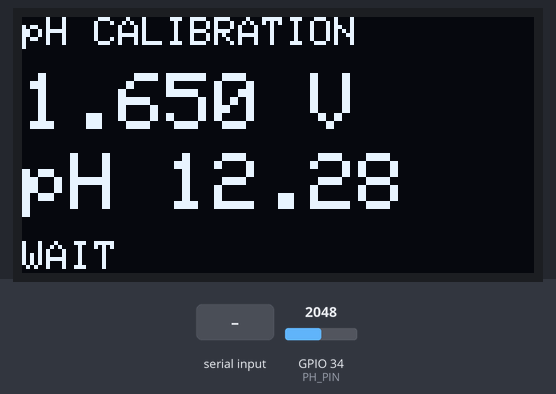
This sketch was run on a simulated ESP32. Parts: 128×64 one-colour display. The inputs (shaded band) are chosen by the test bench; at power-on: GPIO 34 (PH_PIN) = 2048 (analog values on the 0–4095 scale). EEPROM starts erased; what the sketch prints to the serial monitor is not drawn.

Above: at 1.5 s.
1.6 s: GPIO 34 (PH_PIN) set to 0
At 2.8 s:
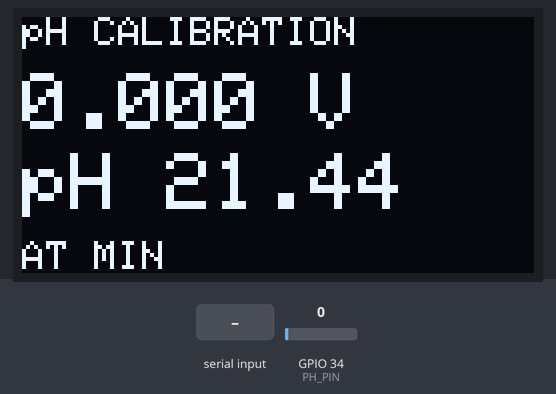
3.7 s: GPIO 34 (PH_PIN) set to 3
At 5.3 s:
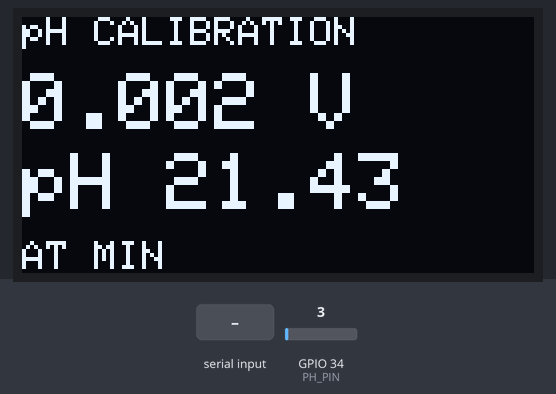
5.8 s: GPIO 34 (PH_PIN) set to 179
At 6.8 s:
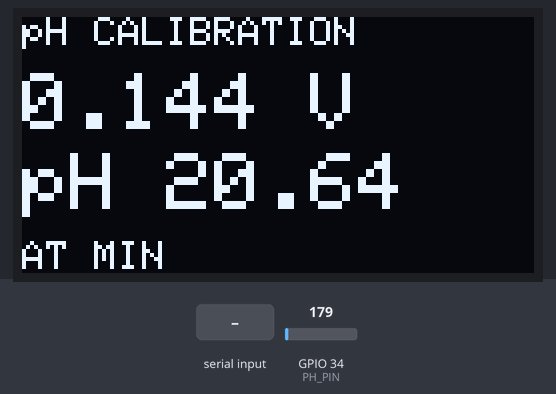
7.9 s: GPIO 34 (PH_PIN) set to 216
At 9.3 s:
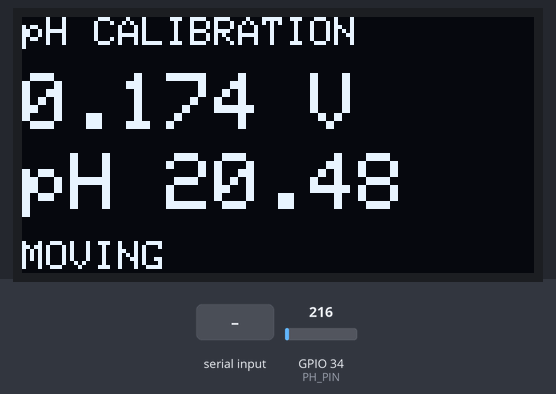
10.0 s: "5\n" received over Serial
At 11.4 s:
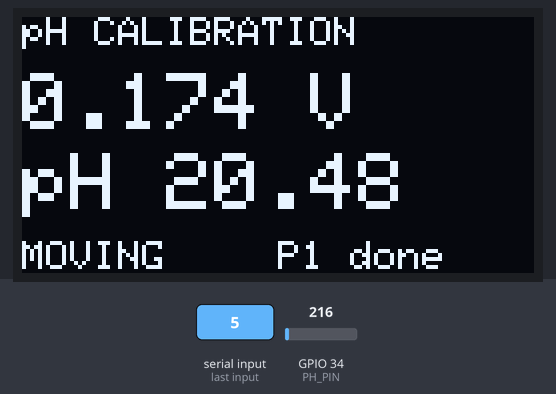
13.1 s: "r\n" received over Serial
At 13.9 s:
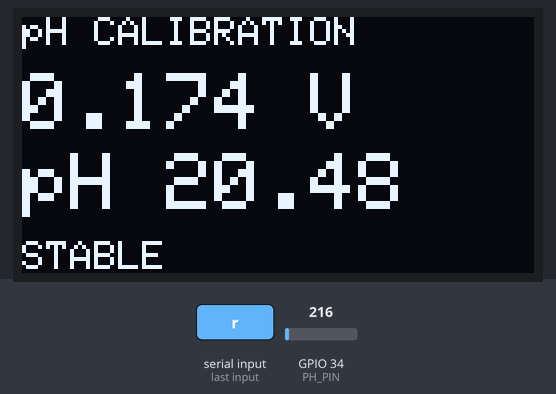
Timing chart, 0 to 16.1 s (numbered marks = the images above; inputs shaded):
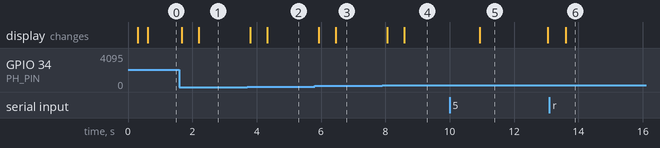

The sketch:

calibration.ino
```cpp
/*
 * ARCCANUM - pH calibration tool (ESP32-WROOM-32E)
 *
 * Upload this to the TRANSMITTER board (same wiring: pH amplifier PO -> GPIO 34,
 * OLED on SDA 21 / SCL 22). It shows the live probe voltage and pH on the
 * Serial Monitor and the OLED, and walks you through a two-point calibration.
 * The result is saved in the ESP32's flash memory; the transmitter sketch loads
 * it automatically, so no code needs to be edited afterwards.
 *
 * Serial Monitor: 115200 baud, line ending "Newline" (or "Both NL & CR").
 *
 * Commands (type and press Enter):
 *   7         probe is in pH 7.00 buffer (or BNC shorted) -> save point 1
 *   4 / 10    probe is in pH 4.00 / 10.00 buffer        -> save point 2
 *             (any buffer value works, e.g. 6.86 or 9.18)
 *   s         show the saved calibration
 *   r         erase the saved calibration (back to defaults)
 *
 * Library: Adafruit SSD1306 (the OLED is optional; the tool also works without it)
 */

#include <Wire.h>
#include <Preferences.h>
#include <Adafruit_GFX.h>
#include <Adafruit_SSD1306.h>

#define PH_PIN     34
#define I2C_SDA    21
#define I2C_SCL    22
#define OLED_ADDRESS 0x3C

// Defaults, used until a calibration is saved (same as the transmitter)
const float DEFAULT_PH_1 = 7.00;
const float DEFAULT_V_1  = 2.600;
const float DEFAULT_PH_2 = 10.00;
const float DEFAULT_V_2  = 2.060;

// The ESP32 cannot measure outside roughly 0.14 V - 3.13 V
const float ADC_MIN_V = 0.16;
const float ADC_MAX_V = 3.10;

// Readings must stay within this range (volts) over the last few seconds
// before they count as stable
const float STABLE_RANGE_V = 0.010;
const int   HISTORY = 10;             // readings kept for the stability check

Adafruit_SSD1306 display(128, 64, &Wire, -1);
Preferences prefs;
bool displayOk = false;

float calPh1, calV1, calPh2, calV2;
bool calSaved = false;

// Point 1 captured in this session, waiting for point 2
bool havePoint1 = false;
float newPh1, newV1;

float history[HISTORY];
int historyCount = 0, historyIndex = 0;

// ---------------------------------------------------------------------------
float readVoltage() {
  // 40 samples, drop the 5 lowest and 5 highest, average the rest
  const int N = 40, DROP = 5;
  uint32_t s[N];
  for (int i = 0; i < N; i++) {
    s[i] = analogReadMilliVolts(PH_PIN);
    delay(5);
  }
  for (int i = 1; i < N; i++) {             // insertion sort
    uint32_t v = s[i];
    int j = i - 1;
    while (j >= 0 && s[j] > v) { s[j + 1] = s[j]; j--; }
    s[j + 1] = v;
  }
  uint32_t sum = 0;
  for (int i = DROP; i < N - DROP; i++) sum += s[i];
  return sum / float(N - 2 * DROP) / 1000.0;
}

float voltageToPh(float v) {
  float slope = (calPh2 - calPh1) / (calV2 - calV1);
  return calPh1 + (v - calV1) * slope;
}

void addHistory(float v) {
  history[historyIndex] = v;
  historyIndex = (historyIndex + 1) % HISTORY;
  if (historyCount < HISTORY) historyCount++;
}

// Spread (max - min) of the recent readings, or -1 if not enough yet
float recentSpread() {
  if (historyCount < HISTORY) return -1;
  float lo = history[0], hi = history[0];
  for (int i = 1; i < HISTORY; i++) {
    lo = min(lo, history[i]);
    hi = max(hi, history[i]);
  }
  return hi - lo;
}

const char *signalState(float v, float spread) {
  if (v >= ADC_MAX_V) return "AT MAX";
  if (v <= ADC_MIN_V) return "AT MIN";
  if (spread < 0) return "WAIT";
  if (spread <= STABLE_RANGE_V) return "STABLE";
  return "MOVING";
}

// ---------------------------------------------------------------------------
void loadCalibration() {
  prefs.begin("phcal", true);
  calSaved = prefs.getBool("valid", false);
  calPh1 = prefs.getFloat("ph1", DEFAULT_PH_1);
  calV1  = prefs.getFloat("v1",  DEFAULT_V_1);
  calPh2 = prefs.getFloat("ph2", DEFAULT_PH_2);
  calV2  = prefs.getFloat("v2",  DEFAULT_V_2);
  prefs.end();
  if (!calSaved) {
    calPh1 = DEFAULT_PH_1; calV1 = DEFAULT_V_1;
    calPh2 = DEFAULT_PH_2; calV2 = DEFAULT_V_2;
  }
}

void saveCalibration(float ph1, float v1, float ph2, float v2) {
  prefs.begin("phcal", false);
  prefs.putFloat("ph1", ph1);
  prefs.putFloat("v1", v1);
  prefs.putFloat("ph2", ph2);
  prefs.putFloat("v2", v2);
  prefs.putBool("valid", true);
  prefs.end();
  loadCalibration();
}

void printCalibration() {
  float slopeMv = (calV2 - calV1) / (calPh2 - calPh1) * 1000.0;
  Serial.println();
  Serial.println(calSaved ? "Saved calibration:" : "No calibration saved, using defaults:");
  Serial.printf("  pH %.2f = %.3f V\n", calPh1, calV1);
  Serial.printf("  pH %.2f = %.3f V\n", calPh2, calV2);
  Serial.printf("  slope: %.1f mV per pH unit\n", slopeMv);
  Serial.println("  Same values as code lines (only needed if you don't use saved memory):");
  Serial.printf("    const float CAL_PH_1      = %.2f;\n", calPh1);
  Serial.printf("    const float CAL_VOLTAGE_1 = %.3f;\n", calV1);
  Serial.printf("    const float CAL_PH_2      = %.2f;\n", calPh2);
  Serial.printf("    const float CAL_VOLTAGE_2 = %.3f;\n", calV2);
  Serial.println();
}

void printHelp() {
  Serial.println();
  Serial.println("=== pH CALIBRATION ===");
  Serial.println("1. Put the probe in pH 7.00 buffer (or short the BNC socket),");
  Serial.println("   wait until the line says STABLE, then type 7 and press Enter.");
  Serial.println("2. Rinse the probe, put it in the second buffer (pH 4.00 or 10.00),");
  Serial.println("   wait for STABLE, then type 4 or 10 and press Enter.");
  Serial.println("Other commands: s = show calibration, r = reset to defaults");
  Serial.println();
}

// Captures the current voltage for the given buffer pH
void capturePoint(float bufferPh) {
  // Fresh reading, independent of the display loop
  float v = readVoltage();
  float spread = recentSpread();

  if (v >= ADC_MAX_V || v <= ADC_MIN_V) {
    Serial.printf(">> NOT saved: voltage %.3f V is at the ESP32's limit.\n", v);
    Serial.println("   The probe signal is out of range. Check that the probe is in the");
    Serial.println("   liquid, the cap is off, and the plug is locked on the BNC socket.");
    return;
  }
  if (spread < 0 || spread > STABLE_RANGE_V) {
    Serial.println(">> Warning: reading is still moving. For best results wait for STABLE.");
  }

  if (!havePoint1) {
    newPh1 = bufferPh;
    newV1 = v;
    havePoint1 = true;
    Serial.printf(">> Point 1 saved: pH %.2f = %.3f V\n", bufferPh, v);
    Serial.println("   Rinse the probe, put it in the second buffer, wait for STABLE,");
    Serial.println("   then type that buffer's pH (e.g. 4 or 10) and press Enter.");
    return;
  }

  if (fabs(bufferPh - newPh1) < 1.0) {
    Serial.println(">> NOT saved: the two buffers must differ by at least 1 pH unit.");
    return;
  }

  float slopeMv = (v - newV1) / (bufferPh - newPh1) * 1000.0;
  Serial.printf(">> Point 2: pH %.2f = %.3f V  (slope %.1f mV/pH)\n", bufferPh, v, slopeMv);

  // A working probe + amplifier gives roughly -100 to -250 mV per pH unit
  // (voltage goes DOWN as pH goes UP). Anything else means a bad reading.
  if (slopeMv > -50 || slopeMv < -400) {
    Serial.println(">> NOT saved: that slope is not possible for a working probe.");
    Serial.println("   Check that each buffer's pH was typed correctly and the probe");
    Serial.println("   was rinsed between buffers. Point 1 is kept; try point 2 again,");
    Serial.println("   or type r to start over.");
    return;
  }

  saveCalibration(newPh1, newV1, bufferPh, v);
  havePoint1 = false;
  Serial.println(">> CALIBRATION SAVED to ESP32 memory.");
  Serial.println("   Now upload the transmitter sketch; it loads these values by itself.");
  printCalibration();
}

void handleCommand(String cmd) {
  cmd.trim();
  cmd.toLowerCase();
  if (cmd.length() == 0) return;

  if (cmd == "s") {
    printCalibration();
  } else if (cmd == "r") {
    prefs.begin("phcal", false);
    prefs.clear();
    prefs.end();
    havePoint1 = false;
    loadCalibration();
    Serial.println(">> Calibration erased, back to defaults.");
    printCalibration();
  } else if (cmd == "h" || cmd == "?") {
    printHelp();
  } else {
    float ph = cmd.toFloat();
    if (ph >= 1.0 && ph <= 13.0) {
      capturePoint(ph);
    } else {
      Serial.println(">> Unknown command. Type 7, 4 or 10 (buffer pH), s, r or h.");
    }
  }
}

// ---------------------------------------------------------------------------
void showScreen(float v, float ph, const char *state) {
  if (!displayOk) return;
  display.clearDisplay();
  display.setTextColor(SSD1306_WHITE);
  display.setTextSize(1);
  display.setCursor(0, 0);
  display.print("pH CALIBRATION");

  display.setTextSize(2);
  display.setCursor(0, 14);
  display.print(v, 3);
  display.print(" V");
  display.setCursor(0, 34);
  display.print("pH ");
  display.print(ph, 2);

  display.setTextSize(1);
  display.setCursor(0, 56);
  display.print(state);
  if (havePoint1) {
    display.setCursor(64, 56);
    display.print("P1 done");
  } else if (calSaved) {
    display.setCursor(64, 56);
    display.print("cal saved");
  }
  display.display();
}

void setup() {
  Serial.begin(115200);
  Serial.setTimeout(50);
  delay(300);

  analogReadResolution(12);
  analogSetPinAttenuation(PH_PIN, ADC_11db);

  Wire.begin(I2C_SDA, I2C_SCL);
  displayOk = display.begin(SSD1306_SWITCHCAPVCC, OLED_ADDRESS);

  loadCalibration();
  printHelp();
  printCalibration();
}

void loop() {
  if (Serial.available()) {
    handleCommand(Serial.readStringUntil('\n'));
  }

  float v = readVoltage();
  addHistory(v);
  float spread = recentSpread();
  const char *state = signalState(v, spread);
  float ph = voltageToPh(v);

  Serial.printf("Voltage: %.3f V   pH: %5.2f   %s", v, ph, state);
  if (spread >= 0) Serial.printf("  (moved %.0f mV)", spread * 1000.0);
  if (v >= ADC_MAX_V) Serial.print("  <- probe signal too high, check probe");
  if (v <= ADC_MIN_V) Serial.print("  <- probe signal too low, check probe");
  Serial.println();

  showScreen(v, ph, state);
  delay(300);
}
```

Measured:
- the behaviour switches between 1 and 2 on GPIO 34 (PH_PIN) (found by bisection; images 1 and 2)
- the behaviour switches between 199 and 200 on GPIO 34 (PH_PIN) (found by bisection; images 3 and 4)
- after the input at 1.6 s, the display: first changes after 0.07 s (image 1 shows a later state)
- after the input at 3.7 s, the display: first changes after 0.10 s (image 2 shows a later state)
- after the input at 5.8 s, the display: first changes after 0.13 s (image 3 shows a later state)
- after the input at 7.9 s, the display: first changes after 0.16 s (image 4 shows a later state)
- after the input at 10.0 s, the display: changes after 0.93 s (image 5)
- after the input at 13.1 s, the display: changes after 0.51 s (image 6)
